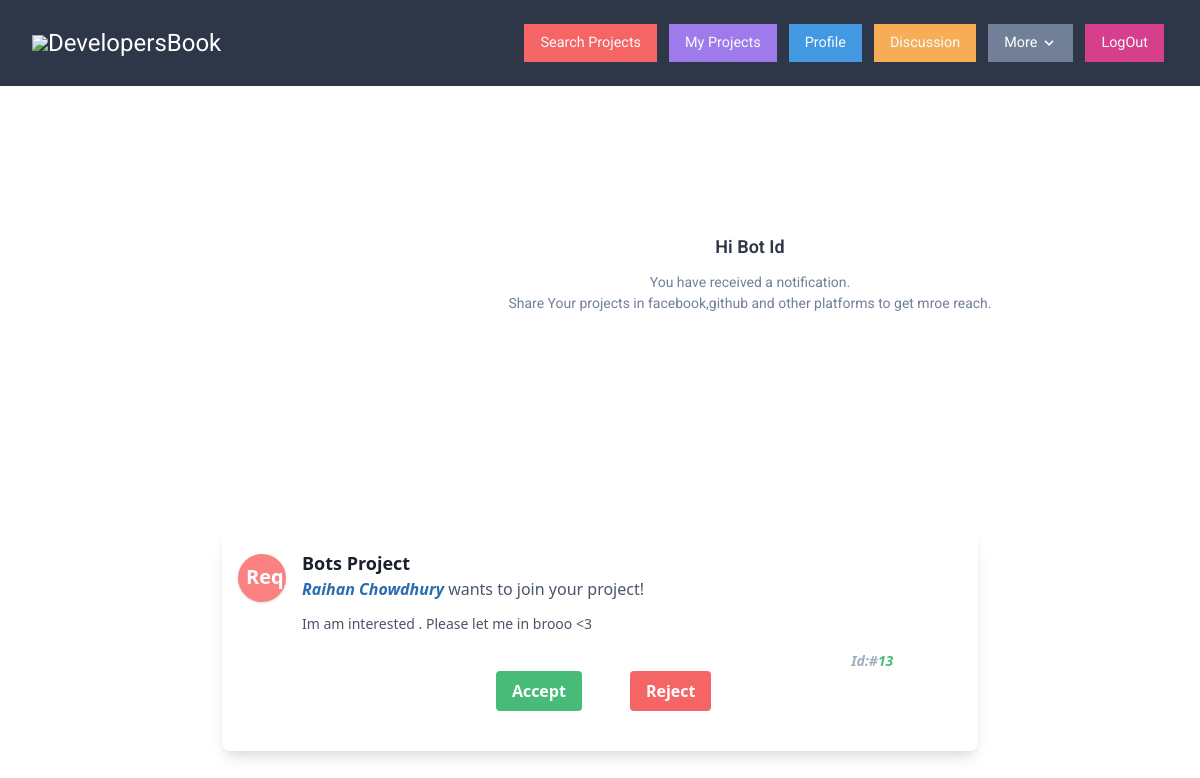
The app's page /bop/MyNotification/ (signed in) with its own data.
### bop/models.py (models this page shows)
class Notification(models.Model):
    projectName = models.ForeignKey(Project, on_delete=models.CASCADE,related_name="projectName_set")
    reqUser = models.ForeignKey(User, on_delete=models.CASCADE,related_name="reqUser_set")
    message = models.TextField(max_length=500)
    toAdmin = models.CharField(max_length=100,default="Empty")
    objects = models.Manager()
    class meta:
        managed = True
        db_table = 'Notification'

### projects/models.py (models this page shows, shortened)
class Project(models.Model):
    class catagory(models.TextChoices):
        Web_Development = "Web_Development"
        App_Development = "App_Development"
        Game_Development = "Game_Development"
        Software_Development = "Software_development"
        Graphic_Design = "Graphic_Design"
        Bussiness_Management = "Bussiness_Management"
        Study_And_Assignment = "Study_And_Assignment"
        Script = "Script"
        Other = "Other"
    catagory = models.CharField(
        max_length=20,
        choices=catagory.choices,
        default=catagory.Web_Development
    )
    CreatedAt = models.DateTimeField(auto_now_add=True)
    projectName = models.CharField(max_length=40)
    Details = models.TextField(max_length=600)
    Requirements = models.TextField(max_length=500)
    github = models.URLField(default="https://github.com/404")
    discord = models.URLField(default="https://discord.com/404")
    facebook = models.URLField(default="https://www.facebook.com/error20%20404")
    Cusers = models.ManyToManyField(User, default=None)
    Cadmin = models.CharField(max_length=30, default=None)
    Finished = models.BooleanField(default=False)
    objects = models.Manager()
    class meta:
        managed = True
        db_table = 'Project'

### bop/views.py (the view)
# urls.py: path('MyNotification/', views.MyNotification, name='MyNotification'),
@login_required(login_url="/core/corelogin/")
def MyNotification(request):
    myN = Notification.objects.filter(toAdmin=request.user.username)
    counter = 0
    for x in myN:
        counter += 1
    if counter == 0:
       return render(request, 'bop/MyNotification.html')
    return render(request, 'bop/MyNotification.html',
    {
        'myN' : myN
    })

### bop/templates/bop/MyNotification.html (shortened to what this page needs)
{% extends 'core/base.html' %}
{% block body%}
{% load static %}
{% if myN %}
<div class="flex justify-center my-12">
   <div>
      <div class="flex justify-center">
         <lottie-player src="{% static 'bop/json/lf30_editor_H0hZxU.json' %}"  background="transparent"  speed="1"  style="width: 300px; height: 300px;"  loop  autoplay></lottie-player>
         <div class="flex justify-center items-center">
            <div class="text-center">
               <h2 class="text-lg font-semibold text-gray-800 -mt-1 fire_font">Hi {{ request.user.first_name }} {{ request.user.last_name }}</h2>
               <div class="my-4">
                  <h2 class="text-sm font-normal text-gray-600 -mt-1 fire_font">You have received a notification.<br>Share Your projects in facebook,github and other platforms to get mroe reach.</h2>
               </div>
            </div>
         </div>
      </div>
   </div>
</div>
{% endif %}
{% for x in myN %}
<div class="flex justify-center">
   <div style="width: 63%;" class="flex justify-center bg-white shadow-lg rounded-lg mx-4  my-12  xl:max-w-3xl ">
<div class="w-full flex items-start px-4 py-6">
   <div class="w-12 h-12  bg-red-400 rounded-full object-cover mr-4 shadow" ><h1 class="mx-2 my-2 text-xl font-semibold text-white">Req</h1></div>
   <div class=" w-5/6">
      <div class="flex items-center justify-between">
         <h2 class="text-lg font-semibold text-gray-900 -mt-1">{{x.projectName.projectName}}</h2>
      </div class="">
      <p class="text-gray-700"><span class="text-blue-700 font-semibold italic">{{x.reqUser.first_name}} {{x.reqUser.last_name}}</span> wants to join your project!</p>
      <p style="word-wrap: break-word !important;" class="mt-3 text-gray-700 text-sm ">
         {{x.message}}
      </p>
      <div class="mt-4 flex justify-end items-center">
         <div class="flex mr-2 text-gray-700 text-sm mr-3">
            <span class="font-semibold italic text-md text-gray-500">Id:#<span class="font-bold italic text-md text-green-500">{{x.projectName.id}}</span></span>
         </div>
      </div>
      <div class="flex justify-center">
        <form method="POST" action="{% url 'bop:NotificationDecision' that_id=x.id %}">
            <button class="mx-6 bg-green-500 hover:bg-blue-700 text-white font-bold py-2 px-4 rounded">
            Accept
            </button>
        </form>
        <form method="POST" action="{% url 'bop:NotificationDecision' that_id=x.id %}">
          <button class="mx-6 bg-Red-500 hover:bg-blue-700 text-white font-bold py-2 px-4 rounded">
            Reject
          </button>
        </form>
      </div>
   </div>
</div>
</div>
</div>
{% endfor %}
{% endblock %}

### core/templates/core/base.html (style rules this page uses)
.fire_font { font-family: 'Roboto', sans-serif; }

### records on screen
Notification: projectName.projectName "Bots Project", reqUser.first_name "Raihan", reqUser.last_name "Chowdhury", message "Im am interested . Please let me in brooo <3", projectName.id "13"

### other values on screen
{{ request.user.first_name }} "Bot"
{{ request.user.last_name }} "Id"
